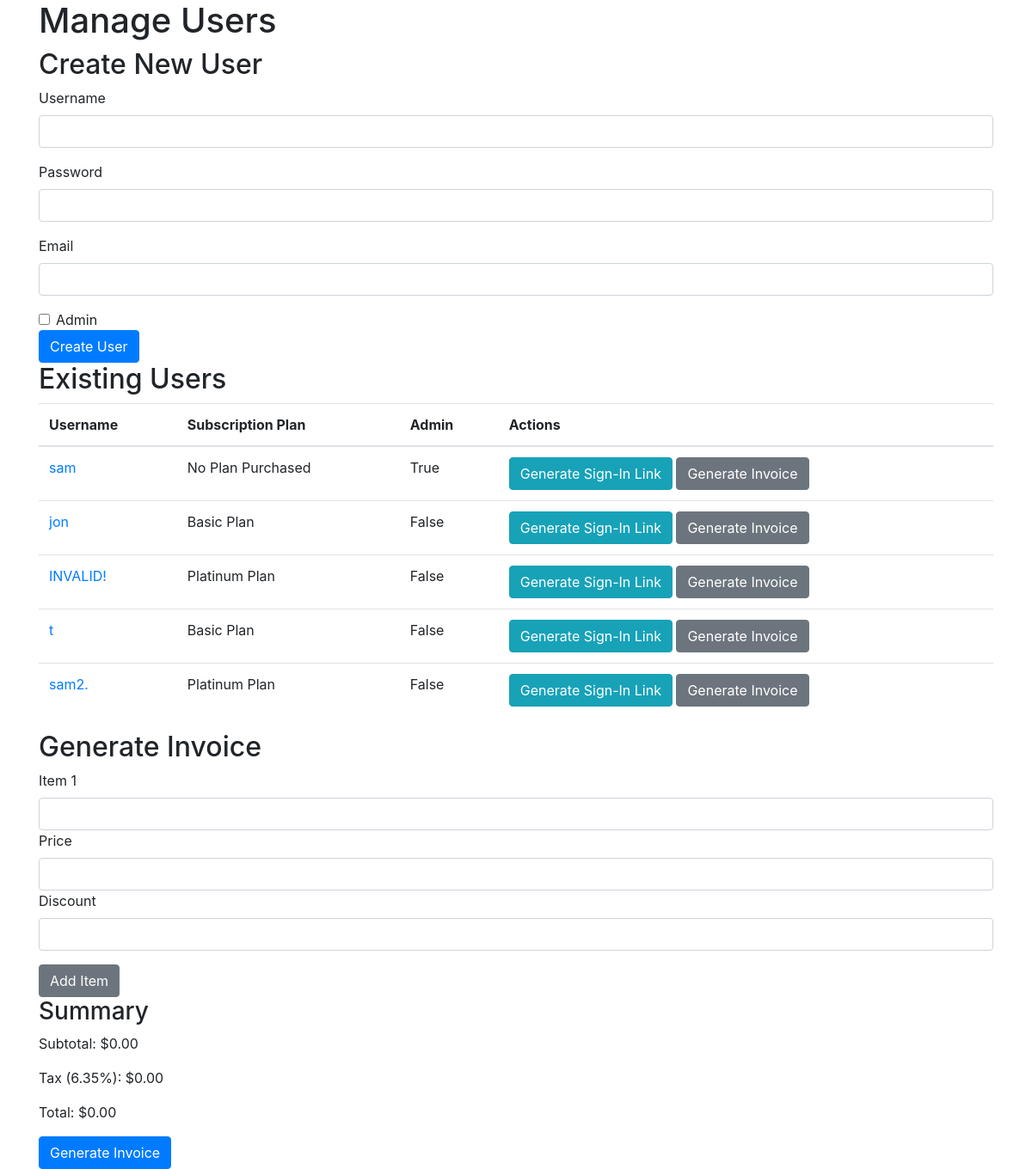
Page /admin/manage_users (signed in) on the earlier database version.
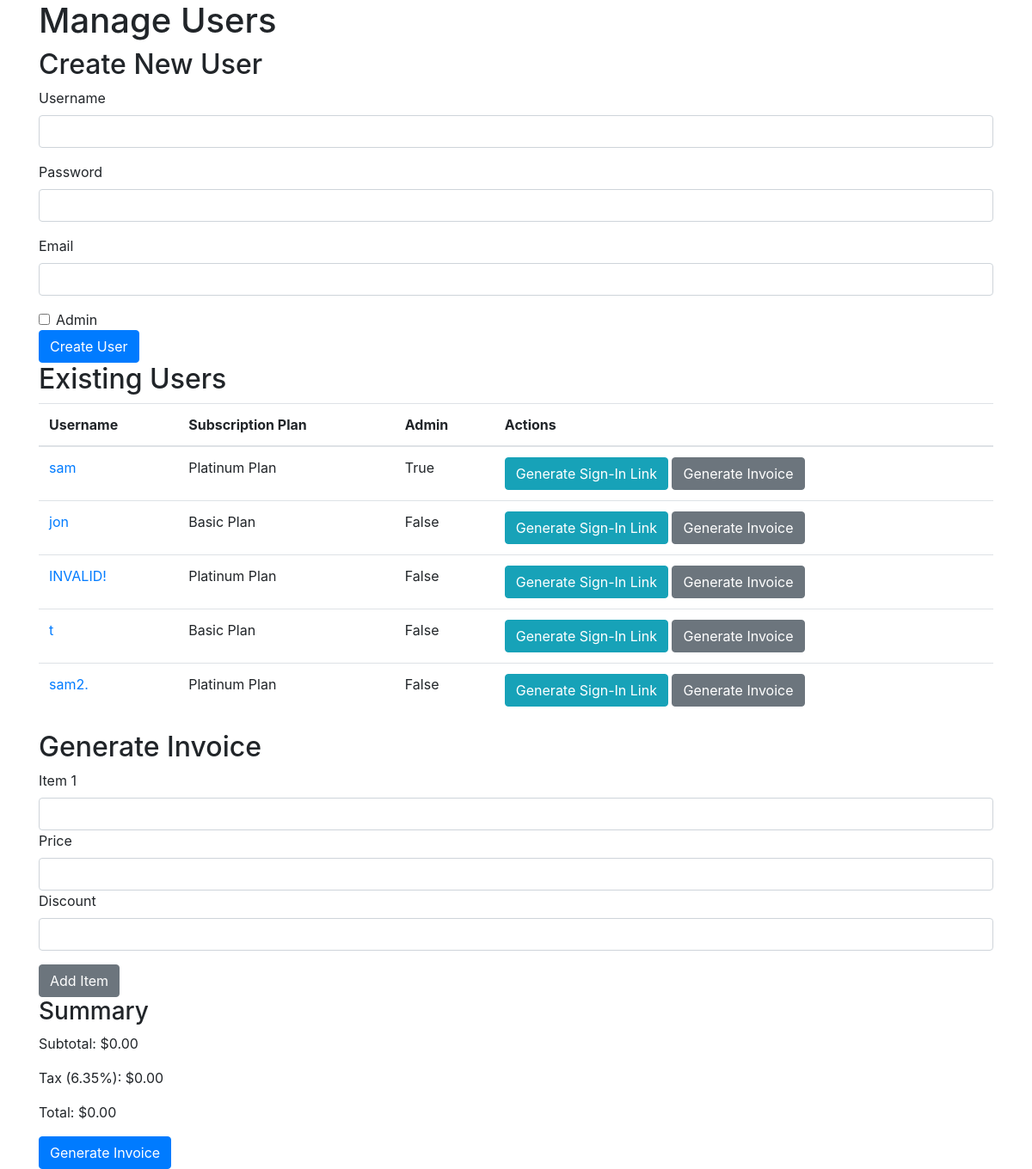
Same page on the later database version.
### app.py (models this page shows, shortened)
class User(db.Model):
    id = db.Column(db.Integer, primary_key=True)
    username = db.Column(db.String(80), unique=True, nullable=False)
    password = db.Column(db.String(200), nullable=False)
    email = db.Column(db.String(120), unique=True, nullable=False)
    is_admin = db.Column(db.Boolean, default=False)
    alert_message = db.Column(db.String(200), nullable=True)
    subscription_plan = db.Column(db.String(200), nullable=True)
    order_history = db.Column(db.Text, nullable=True)
    one_time_token = db.Column(db.String(200), nullable=True)

### app.py (the view, shortened to what this page needs)
@app.route('/admin/manage_users', methods=['GET', 'POST'])
def manage_users():
    if 'username' not in session or not User.query.filter_by(username=session['username'], is_admin=True).first():
        return redirect('/login')
    users = User.query.all()
    return render_template('manage_users.html', users=users, user=session['username'])

### templates/manage_users.html (shortened to what this page needs)
<!DOCTYPE html>
<html lang="en">
<head>
    <link rel="stylesheet" href="https://maxcdn.bootstrapcdn.com/bootstrap/4.0.0/css/bootstrap.min.css">
</head>
<body>
    <div class="container">
        <h1>Manage Users</h1>
        <h2>Create New User</h2>
        <form action="/admin/manage_users" method="post">
            <div class="form-group">
                <label for="username">Username</label>
                <input type="text" class="form-control" id="username" name="username" required>
            </div>
            <div class="form-group">
                <label for="password">Password</label>
                <input type="password" class="form-control" id="password" name="password" required>
            </div>
            <div class="form-group">
                <label for="email">Email</label>
                <input type="email" class="form-control" id="email" name="email" required>
            </div>
            <div class="form-check">
                <input type="checkbox" class="form-check-input" id="is_admin" name="is_admin">
                <label class="form-check-label" for="is_admin">Admin</label>
            </div>
            <button type="submit" class="btn btn-primary">Create User</button>
        </form>
        <h2>Existing Users</h2>
        <table class="table">
            <thead>
                <tr>
                    <th>Username</th>
                    <th>Subscription Plan</th>
                    <th>Admin</th>
                    <th>Actions</th>
                </tr>
            </thead>
            <tbody>
                {% for user in users %}
                <tr>
                    <td><a href="{{ url_for('manage_user', user_id=user.id) }}">{{ user.username }}</a></td>
                    <td>{{ user.subscription_plan or 'No Plan Purchased' }}</td>
                    <td>{{ user.is_admin }}</td>
                    <td>
                        <form action="/admin/generate_token" method="post" style="display:inline;">
                            <button type="submit" class="btn btn-info">Generate Sign-In Link</button>
                        </form>
                        <a href="{{ url_for('generate_invoice', user_id=user.id) }}" class="btn btn-secondary">Generate Invoice</a>
                    </td>
                </tr>
                {% endfor %}
            </tbody>
        </table>
        <h2>Generate Invoice</h2>
        <form action="/admin/generate_invoice" method="post" oninput="calculateTotal()">
            <div id="items">
                <div class="form-group">
                    <label for="item1">Item 1</label>
                    <input type="text" class="form-control item" id="item1" name="items[]" required>
                    <label for="price1">Price</label>
                    <input type="number" class="form-control price" id="price1" name="prices[]" required>
                    <label for="discount1">Discount</label>
                    <input type="number" class="form-control discount" id="discount1" name="discounts[]" required>
                </div>
            </div>
            <button type="button" class="btn btn-secondary" onclick="addItem()">Add Item</button>
            <h3>Summary</h3>
            <p>Subtotal: $<span id="subtotal">0.00</span></p>
            <p>Tax (6.35%): $<span id="tax">0.00</span></p>
            <p>Total: $<span id="total">0.00</span></p>
            <button type="submit" class="btn btn-primary">Generate Invoice</button>
        </form>
    </div>
</body>
</html>

Differences in the rows shown:
changed User "sam": subscription_plan "No Plan Purchased" → "Platinum Plan"
